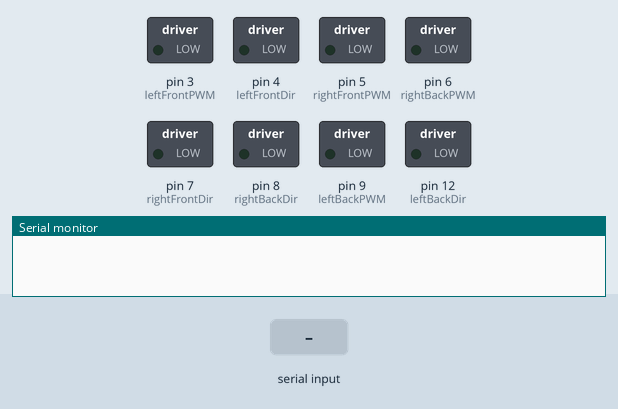
The sketch below on a simulated Arduino Uno, built with avr-gcc and run on an emulated ATmega328P. Shown: switched loads named in the sketch (green lamp = pin HIGH), the last lines printed to the serial monitor. The inputs (shaded band) are chosen by the test bench.

Above: at 1.2 s.
1.3 s: "F" received over Serial
At 1.9 s:
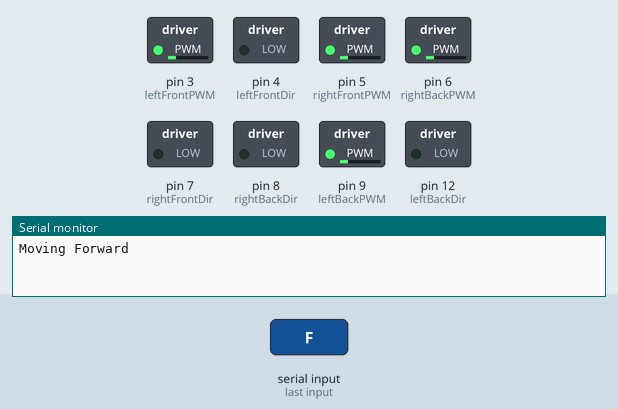
2.8 s: "L" received over Serial
At 4.0 s:
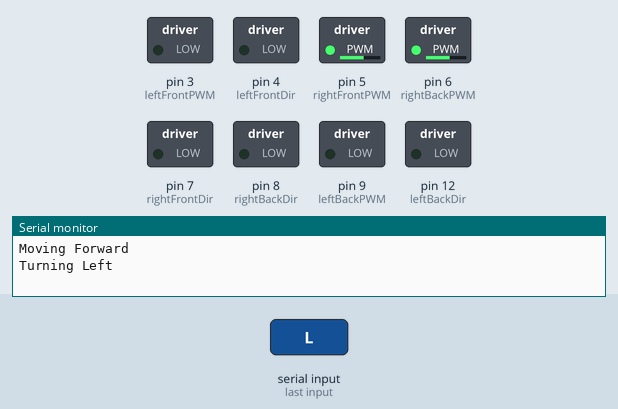
4.3 s: "R" received over Serial
At 5.3 s:
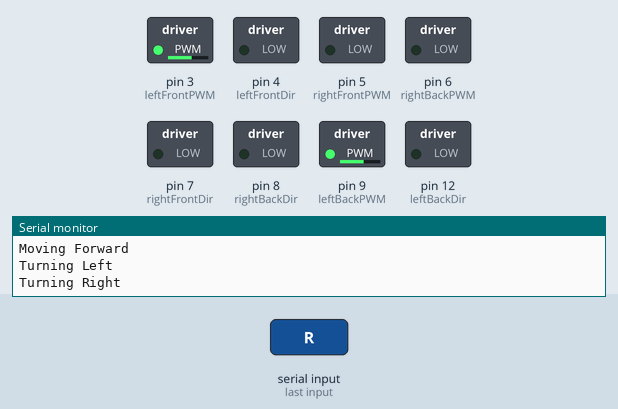
5.8 s: "B" received over Serial
At 6.5 s:
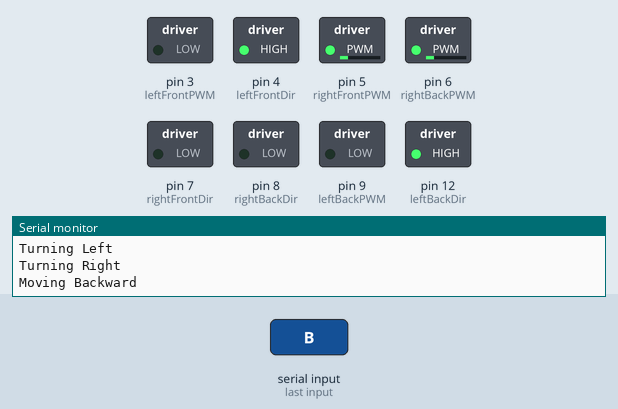
Timing chart, 0 to 8.3 s (numbered marks = the images above; inputs shaded):
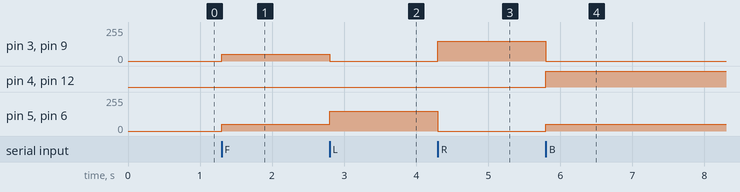

Measured:
- after the input at 1.3 s, pin 3 (leftFrontPWM), pin 5 (rightFrontPWM), pin 6 (rightBackPWM), pin 9 (leftBackPWM): 0/255 → 50/255 at once
- after the input at 2.8 s, pin 3 (leftFrontPWM), pin 9 (leftBackPWM): 50/255 → 0/255 at once; pin 5 (rightFrontPWM), pin 6 (rightBackPWM): 50/255 → 150/255 at once
- after the input at 4.3 s, pin 3 (leftFrontPWM), pin 9 (leftBackPWM): 0/255 → 150/255 at once; pin 5 (rightFrontPWM), pin 6 (rightBackPWM): 150/255 → 0/255 at once
- after the input at 5.8 s, pin 3 (leftFrontPWM), pin 9 (leftBackPWM): 150/255 → 0/255 at once; pin 4 (leftFrontDir), pin 12 (leftBackDir): LOW → HIGH at once; pin 5 (rightFrontPWM), pin 6 (rightBackPWM): 0/255 → 50/255 at once

The sketch:

sketch_mar22FINALONE.ino
```cpp
// PWM引脚定义 PWM-FORWARD DIGITAL-BACKWARD
const int leftFrontPWM = 3;    // PWM控制左前轮速度
const int leftFrontDir = 4;    // 控制左前轮方向
const int rightFrontPWM = 5;   // PWM控制右前轮速度
const int rightFrontDir = 7;   // 控制右前轮方向
const int leftBackPWM = 9;     // PWM控制左后轮速度
const int leftBackDir = 12;     // 控制左后轮方向
const int rightBackPWM = 6;    // PWM控制右后轮速度
const int rightBackDir = 8;   // 控制右后轮方向

const int motorSpeed = 50;     // 电机速度（0-255）

void setup() {
  // 设置所有引脚为输出
  pinMode(leftFrontPWM, OUTPUT);
  pinMode(leftFrontDir, OUTPUT);
  pinMode(rightFrontPWM, OUTPUT);
  pinMode(rightFrontDir, OUTPUT);
  pinMode(leftBackPWM, OUTPUT);
  pinMode(leftBackDir, OUTPUT);
  pinMode(rightBackPWM, OUTPUT);
  pinMode(rightBackDir, OUTPUT);

  Serial.begin(9600);
}

void loop() {
  if (Serial.available() > 0) {
    char command = Serial.read();

    switch(command) {
      case 'F':
        moveForward();
        Serial.println("Moving Forward");
        break;
      case 'L':
        turnLeft();
        Serial.println("Turning Left");
        break;
      case 'R':
        turnRight();
        Serial.println("Turning Right");
        break;
      case 'S':
        stopMotors();
        Serial.println("Stopping");
        break;
      case 'B':
        moveBackward();
        Serial.println("Moving Backward");
        break;
    }
  }
}

void moveForward() {
  // 左前轮前进
  analogWrite(leftFrontPWM, motorSpeed);
  digitalWrite(leftFrontDir, LOW);

  // 右前轮前进
  analogWrite(rightFrontPWM, motorSpeed);
  digitalWrite(rightFrontDir, LOW);

  // 左后轮前进
  analogWrite(leftBackPWM, motorSpeed);
  digitalWrite(leftBackDir, LOW);

  // 右后轮前进
  analogWrite(rightBackPWM, motorSpeed);
  digitalWrite(rightBackDir, LOW);
}

void turnLeft() {
  // 左侧电机后退
  digitalWrite(leftFrontDir, LOW);
  analogWrite(leftFrontPWM, 0);
  digitalWrite(leftBackDir, LOW);
  analogWrite(leftBackPWM, 0);

  // 右侧电机前进
  digitalWrite(rightFrontDir, LOW);
  analogWrite(rightFrontPWM, 150);
  digitalWrite(rightBackDir, LOW);
  analogWrite(rightBackPWM, 150);
}

void turnRight() {
  // 左侧电机前进
  digitalWrite(leftFrontDir, LOW);
  analogWrite(leftFrontPWM, 150);
  digitalWrite(leftBackDir, LOW);
  analogWrite(leftBackPWM, 150);

  // 右侧电机后退
  digitalWrite(rightFrontDir,LOW);
  analogWrite(rightFrontPWM, 0);
  digitalWrite(rightBackDir, LOW);
  analogWrite(rightBackPWM, 0);
}

void stopMotors() {
  // 停止所有电机
  analogWrite(leftFrontPWM, 0);
  analogWrite(rightFrontPWM, 0);
  analogWrite(leftBackPWM, 0);
  analogWrite(rightBackPWM, 0);
  digitalWrite(leftFrontDir, LOW);
  digitalWrite(rightFrontDir, LOW);
  digitalWrite(leftBackDir, LOW);
  digitalWrite(rightBackDir, LOW);
}
void moveBackward() {
  analogWrite(leftFrontPWM, 0);
  digitalWrite(leftFrontDir, HIGH);

  analogWrite(rightFrontPWM, motorSpeed);
  digitalWrite(rightFrontDir, LOW);

  analogWrite(leftBackPWM, 0);
  digitalWrite(leftBackDir, HIGH);

  analogWrite(rightBackPWM, motorSpeed);
  digitalWrite(rightBackDir, LOW);
}
```
